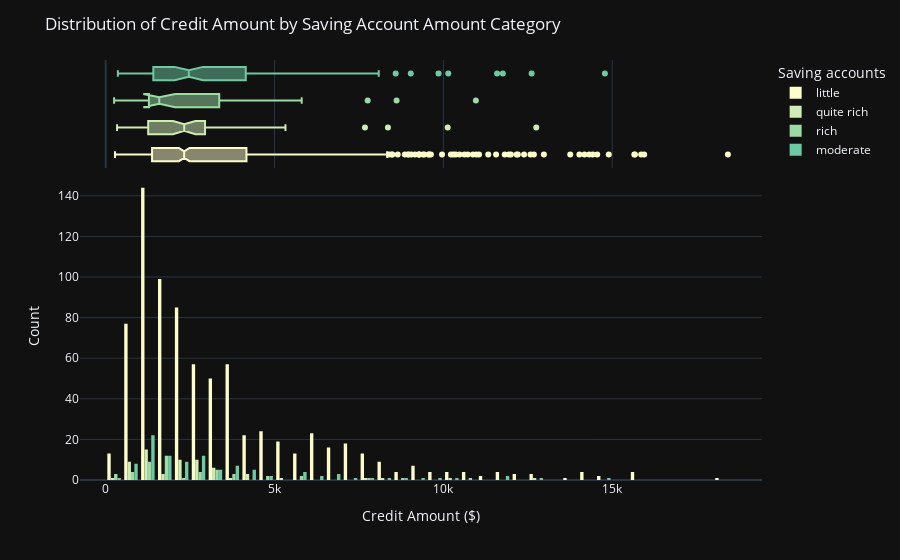

Notebook cell for this chart:
### Code cell
#Distribution of credit amoint by saving amount category
fig = px.histogram(df,
    x = df['Credit amount'],
    color = df['Saving accounts'],
    template = 'plotly_dark',
    marginal = 'box',
    color_discrete_sequence = px.colors.sequential.deep)

fig.update_layout(barmode = 'group',
    yaxis_title = 'Count',
    xaxis_title = 'Credit Amount ($)',
    title = 'Distribution of Credit Amount by Saving Account Amount Category')

### Figure 1 — Plotly figure (JSON) as saved in the notebook; plotly's stock layout.template omitted (floating-point values rounded to 4 significant figures; data arrays with more than 128 entries replaced by an {"elided": "..."} marker saying what was removed)
{"data": [{"alignmentgroup": "True", "bingroup": "x", "hovertemplate": "Saving accounts=little<br>Credit amount=%{x}<br>count=%{y}<extra></extra>", "legendgroup": "little", "marker": {"color": "rgb(253, 253, 204)", "pattern": {"shape": ""}}, "name": "little", "offsetgroup": "little", "orientation": "v", "showlegend": true, "type": "histogram", "x": {"elided": "786 int values"}, "xaxis": "x", "yaxis": "y"}, {"alignmentgroup": "True", "hovertemplate": "Saving accounts=little<br>Credit amount=%{x}<extra></extra>", "legendgroup": "little", "marker": {"color": "rgb(253, 253, 204)"}, "name": "little", "notched": true, "offsetgroup": "little", "showlegend": false, "type": "box", "x": {"elided": "786 int values"}, "xaxis": "x2", "yaxis": "y2"}, {"alignmentgroup": "True", "bingroup": "x", "hovertemplate": "Saving accounts=quite rich<br>Credit amount=%{x}<br>count=%{y}<extra></extra>", "legendgroup": "quite rich", "marker": {"color": "rgb(206, 236, 179)", "pattern": {"shape": ""}}, "name": "quite rich", "offsetgroup": "quite rich", "orientation": "v", "showlegend": true, "type": "histogram", "x": [2835, 3430, 2647, 2333, 1158, 2299, 1352, 1213, 1410, 1680, 4281, 2366, 766, 1262, 909, 2978, 338, 936, 2507, 3447, 1402, 10127, 3213, 3758, 727, 2326, 3235, 939, 1597, 2782, 660, 2569, 1163, 2360, 1750, 2828, 4042, 1376, 1386, 2080, 2580, 1236, 1123, 5324, 629, 790, 1316, 2483, 1480, 2675, 3062, 1338, 2375, 2221, 7678, 12749, 522, 8358, 3349, 4113, 2397, 2520, 1258], "xaxis": "x", "yaxis": "y"}, {"alignmentgroup": "True", "hovertemplate": "Saving accounts=quite rich<br>Credit amount=%{x}<extra></extra>", "legendgroup": "quite rich", "marker": {"color": "rgb(206, 236, 179)"}, "name": "quite rich", "notched": true, "offsetgroup": "quite rich", "showlegend": false, "type": "box", "x": [2835, 3430, 2647, 2333, 1158, 2299, 1352, 1213, 1410, 1680, 4281, 2366, 766, 1262, 909, 2978, 338, 936, 2507, 3447, 1402, 10127, 3213, 3758, 727, 2326, 3235, 939, 1597, 2782, 660, 2569, 1163, 2360, 1750, 2828, 4042, 1376, 1386, 2080, 2580, 1236, 1123, 5324, 629, 790, 1316, 2483, 1480, 2675, 3062, 1338, 2375, 2221, 7678, 12749, 522, 8358, 3349, 4113, 2397, 2520, 1258], "xaxis": "x2", "yaxis": "y2"}, {"alignmentgroup": "True", "bingroup": "x", "hovertemplate": "Saving accounts=rich<br>Credit amount=%{x}<br>count=%{y}<extra></extra>", "legendgroup": "rich", "marker": {"color": "rgb(156, 219, 165)", "pattern": {"shape": ""}}, "name": "rich", "offsetgroup": "rich", "orientation": "v", "showlegend": true, "type": "histogram", "x": [3059, 409, 1913, 1007, 1318, 8613, 709, 1582, 7758, 1577, 3777, 4591, 1413, 10961, 666, 3368, 2745, 1543, 2659, 1525, 1136, 983, 1516, 3186, 1149, 1287, 1512, 3622, 960, 2578, 1572, 3357, 3496, 3651, 433, 250, 1275, 2603, 1555, 5711, 1940, 1941, 5804, 4526, 1322, 1592, 2142, 1231], "xaxis": "x", "yaxis": "y"}, {"alignmentgroup": "True", "hovertemplate": "Saving accounts=rich<br>Credit amount=%{x}<extra></extra>", "legendgroup": "rich", "marker": {"color": "rgb(156, 219, 165)"}, "name": "rich", "notched": true, "offsetgroup": "rich", "showlegend": false, "type": "box", "x": [3059, 409, 1913, 1007, 1318, 8613, 709, 1582, 7758, 1577, 3777, 4591, 1413, 10961, 666, 3368, 2745, 1543, 2659, 1525, 1136, 983, 1516, 3186, 1149, 1287, 1512, 3622, 960, 2578, 1572, 3357, 3496, 3651, 433, 250, 1275, 2603, 1555, 5711, 1940, 1941, 5804, 4526, 1322, 1592, 2142, 1231], "xaxis": "x2", "yaxis": "y2"}, {"alignmentgroup": "True", "bingroup": "x", "hovertemplate": "Saving accounts=moderate<br>Credit amount=%{x}<br>count=%{y}<extra></extra>", "legendgroup": "moderate", "marker": {"color": "rgb(111, 201, 163)", "pattern": {"shape": ""}}, "name": "moderate", "offsetgroup": "moderate", "orientation": "v", "showlegend": true, "type": "histogram", "x": [1282, 1804, 5866, 6187, 2073, 1568, 12612, 2249, 2622, 1469, 1449, 10144, 3566, 682, 1346, 6967, 1288, 3512, 2872, 674, 3844, 3031, 951, 2141, 2767, 1204, 4151, 3812, 1154, 1901, 3878, 7582, 727, 5511, 1864, 7408, 11590, 1743, 14782, 362, 4272, 11760, 1591, 3092, 1037, 1418, 1237, 9034, 1323, 1126, 1216, 6850, 8588, 1203, 3488, 1532, 2631, 1311, 1995, 2278, 1553, 931, 2671, 741, 1240, 3441, 1437, 4623, 8086, 4139, 5742, 5595, 9857, 2862, 2753, 2631, 2896, 1377, 2503, 6560, 6148, 4380, 4280, 2325, 841, 2463, 2223, 836, 2301, 1474, 3577, 1382, 2848, 2359, 1919, 3621, 3069, 1514, 1264, 2923, 1409, 1569, 4576], "xaxis": "x", "yaxis": "y"}, {"alignmentgroup": "True", "hovertemplate": "Saving accounts=moderate<br>Credit amount=%{x}<extra></extra>", "legendgroup": "moderate", "marker": {"color": "rgb(111, 201, 163)"}, "name": "moderate", "notched": true, "offsetgroup": "moderate", "showlegend": false, "type": "box", "x": [1282, 1804, 5866, 6187, 2073, 1568, 12612, 2249, 2622, 1469, 1449, 10144, 3566, 682, 1346, 6967, 1288, 3512, 2872, 674, 3844, 3031, 951, 2141, 2767, 1204, 4151, 3812, 1154, 1901, 3878, 7582, 727, 5511, 1864, 7408, 11590, 1743, 14782, 362, 4272, 11760, 1591, 3092, 1037, 1418, 1237, 9034, 1323, 1126, 1216, 6850, 8588, 1203, 3488, 1532, 2631, 1311, 1995, 2278, 1553, 931, 2671, 741, 1240, 3441, 1437, 4623, 8086, 4139, 5742, 5595, 9857, 2862, 2753, 2631, 2896, 1377, 2503, 6560, 6148, 4380, 4280, 2325, 841, 2463, 2223, 836, 2301, 1474, 3577, 1382, 2848, 2359, 1919, 3621, 3069, 1514, 1264, 2923, 1409, 1569, 4576], "xaxis": "x2", "yaxis": "y2"}], "layout": {"barmode": "group", "legend": {"title": {"text": "Saving accounts"}, "tracegroupgap": 0}, "margin": {"t": 60}, "title": {"text": "Distribution of Credit Amount by Saving Account Amount Category"}, "xaxis": {"anchor": "y", "domain": [0, 1], "title": {"text": "Credit Amount ($)"}}, "xaxis2": {"anchor": "y2", "domain": [0, 1], "matches": "x", "showgrid": true, "showticklabels": false}, "yaxis": {"anchor": "x", "domain": [0, 0.7326], "title": {"text": "Count"}}, "yaxis2": {"anchor": "x2", "domain": [0.7426, 1], "matches": "y2", "showgrid": false, "showline": false, "showticklabels": false, "ticks": ""}}}
